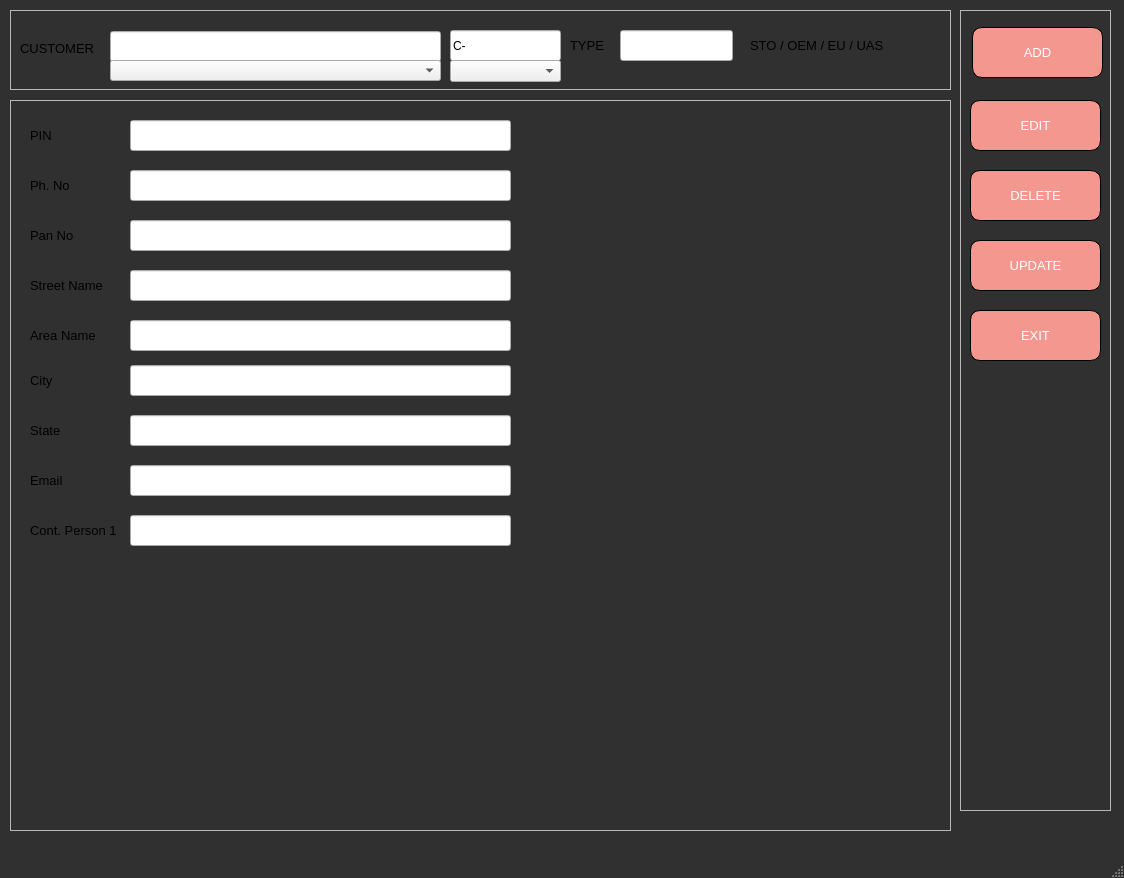
<?xml version="1.0" encoding="UTF-8"?>
<ui version="4.0">
 <class>MainWindow</class>
 <widget class="QMainWindow" name="MainWindow">
  <property name="geometry">
   <rect>
    <x>0</x>
    <y>0</y>
    <width>1124</width>
    <height>878</height>
   </rect>
  </property>
  <property name="windowTitle">
   <string>MainWindow</string>
  </property>
  <property name="styleSheet">
   <string notr="true">QMainWindow{
	background-color:rgb(48, 48, 48);
}</string>
  </property>
  <widget class="QWidget" name="centralwidget">
   <widget class="QFrame" name="frame">
    <property name="geometry">
     <rect>
      <x>10</x>
      <y>10</y>
      <width>941</width>
      <height>80</height>
     </rect>
    </property>
    <property name="frameShape">
     <enum>QFrame::StyledPanel</enum>
    </property>
    <property name="frameShadow">
     <enum>QFrame::Raised</enum>
    </property>
    <widget class="QLabel" name="label">
     <property name="geometry">
      <rect>
       <x>10</x>
       <y>30</y>
       <width>91</width>
       <height>16</height>
      </rect>
     </property>
     <property name="font">
      <font>
       <pointsize>10</pointsize>
      </font>
     </property>
     <property name="text">
      <string>CUSTOMER</string>
     </property>
     <property name="wordWrap">
      <bool>false</bool>
     </property>
    </widget>
    <widget class="QLineEdit" name="C_name">
     <property name="geometry">
      <rect>
       <x>100</x>
       <y>21</y>
       <width>331</width>
       <height>31</height>
      </rect>
     </property>
    </widget>
    <widget class="QLineEdit" name="C_id">
     <property name="geometry">
      <rect>
       <x>440</x>
       <y>20</y>
       <width>111</width>
       <height>31</height>
      </rect>
     </property>
     <property name="text">
      <string>C-</string>
     </property>
    </widget>
    <widget class="QLabel" name="label_2">
     <property name="geometry">
      <rect>
       <x>560</x>
       <y>20</y>
       <width>41</width>
       <height>31</height>
      </rect>
     </property>
     <property name="font">
      <font>
       <pointsize>10</pointsize>
      </font>
     </property>
     <property name="text">
      <string>TYPE</string>
     </property>
    </widget>
    <widget class="QLineEdit" name="C_type">
     <property name="geometry">
      <rect>
       <x>610</x>
       <y>20</y>
       <width>113</width>
       <height>31</height>
      </rect>
     </property>
    </widget>
    <widget class="QLabel" name="label_3">
     <property name="geometry">
      <rect>
       <x>740</x>
       <y>20</y>
       <width>181</width>
       <height>31</height>
      </rect>
     </property>
     <property name="font">
      <font>
       <pointsize>10</pointsize>
      </font>
     </property>
     <property name="text">
      <string>STO / OEM / EU / UAS</string>
     </property>
    </widget>
    <widget class="QComboBox" name="C_id_dropdown">
     <property name="geometry">
      <rect>
       <x>440</x>
       <y>50</y>
       <width>111</width>
       <height>22</height>
      </rect>
     </property>
    </widget>
    <widget class="QComboBox" name="C_name_dropdown">
     <property name="geometry">
      <rect>
       <x>100</x>
       <y>50</y>
       <width>331</width>
       <height>21</height>
      </rect>
     </property>
    </widget>
   </widget>
   <widget class="QFrame" name="frame_2">
    <property name="geometry">
     <rect>
      <x>10</x>
      <y>100</y>
      <width>941</width>
      <height>731</height>
     </rect>
    </property>
    <property name="frameShape">
     <enum>QFrame::StyledPanel</enum>
    </property>
    <property name="frameShadow">
     <enum>QFrame::Raised</enum>
    </property>
    <widget class="QLabel" name="label_4">
     <property name="geometry">
      <rect>
       <x>20</x>
       <y>25</y>
       <width>55</width>
       <height>21</height>
      </rect>
     </property>
     <property name="font">
      <font>
       <pointsize>10</pointsize>
      </font>
     </property>
     <property name="text">
      <string>PIN</string>
     </property>
    </widget>
    <widget class="QLineEdit" name="C_pin">
     <property name="geometry">
      <rect>
       <x>120</x>
       <y>20</y>
       <width>381</width>
       <height>31</height>
      </rect>
     </property>
    </widget>
    <widget class="QLabel" name="label_5">
     <property name="geometry">
      <rect>
       <x>20</x>
       <y>70</y>
       <width>55</width>
       <height>31</height>
      </rect>
     </property>
     <property name="font">
      <font>
       <pointsize>10</pointsize>
      </font>
     </property>
     <property name="text">
      <string>Ph. No</string>
     </property>
    </widget>
    <widget class="QLineEdit" name="C_Ph_no">
     <property name="geometry">
      <rect>
       <x>120</x>
       <y>70</y>
       <width>381</width>
       <height>31</height>
      </rect>
     </property>
     <property name="text">
      <string/>
     </property>
    </widget>
    <widget class="QLabel" name="label_6">
     <property name="geometry">
      <rect>
       <x>20</x>
       <y>120</y>
       <width>81</width>
       <height>31</height>
      </rect>
     </property>
     <property name="font">
      <font>
       <pointsize>10</pointsize>
      </font>
     </property>
     <property name="text">
      <string>Pan No</string>
     </property>
    </widget>
    <widget class="QLineEdit" name="C_pan_no">
     <property name="geometry">
      <rect>
       <x>120</x>
       <y>120</y>
       <width>381</width>
       <height>31</height>
      </rect>
     </property>
     <property name="text">
      <string/>
     </property>
    </widget>
    <widget class="QLabel" name="label_7">
     <property name="geometry">
      <rect>
       <x>20</x>
       <y>175</y>
       <width>131</width>
       <height>21</height>
      </rect>
     </property>
     <property name="font">
      <font>
       <pointsize>10</pointsize>
      </font>
     </property>
     <property name="text">
      <string>Street Name</string>
     </property>
    </widget>
    <widget class="QLineEdit" name="C_street_no">
     <property name="geometry">
      <rect>
       <x>120</x>
       <y>170</y>
       <width>381</width>
       <height>31</height>
      </rect>
     </property>
    </widget>
    <widget class="QLabel" name="label_8">
     <property name="geometry">
      <rect>
       <x>20</x>
       <y>225</y>
       <width>131</width>
       <height>21</height>
      </rect>
     </property>
     <property name="font">
      <font>
       <pointsize>10</pointsize>
      </font>
     </property>
     <property name="text">
      <string>Area Name</string>
     </property>
    </widget>
    <widget class="QLineEdit" name="C_area_no">
     <property name="geometry">
      <rect>
       <x>120</x>
       <y>220</y>
       <width>381</width>
       <height>31</height>
      </rect>
     </property>
    </widget>
    <widget class="QLabel" name="label_9">
     <property name="geometry">
      <rect>
       <x>20</x>
       <y>270</y>
       <width>131</width>
       <height>21</height>
      </rect>
     </property>
     <property name="font">
      <font>
       <pointsize>10</pointsize>
      </font>
     </property>
     <property name="text">
      <string>City</string>
     </property>
    </widget>
    <widget class="QLineEdit" name="C_city">
     <property name="geometry">
      <rect>
       <x>120</x>
       <y>265</y>
       <width>381</width>
       <height>31</height>
      </rect>
     </property>
    </widget>
    <widget class="QLabel" name="label_10">
     <property name="geometry">
      <rect>
       <x>20</x>
       <y>320</y>
       <width>131</width>
       <height>21</height>
      </rect>
     </property>
     <property name="font">
      <font>
       <pointsize>10</pointsize>
      </font>
     </property>
     <property name="text">
      <string>State</string>
     </property>
    </widget>
    <widget class="QLineEdit" name="C_city_2">
     <property name="geometry">
      <rect>
       <x>120</x>
       <y>315</y>
       <width>381</width>
       <height>31</height>
      </rect>
     </property>
    </widget>
    <widget class="QLabel" name="label_11">
     <property name="geometry">
      <rect>
       <x>20</x>
       <y>370</y>
       <width>121</width>
       <height>21</height>
      </rect>
     </property>
     <property name="font">
      <font>
       <pointsize>10</pointsize>
      </font>
     </property>
     <property name="text">
      <string>Email</string>
     </property>
    </widget>
    <widget class="QLineEdit" name="C_email">
     <property name="geometry">
      <rect>
       <x>120</x>
       <y>365</y>
       <width>381</width>
       <height>31</height>
      </rect>
     </property>
    </widget>
    <widget class="QLabel" name="label_12">
     <property name="geometry">
      <rect>
       <x>20</x>
       <y>420</y>
       <width>131</width>
       <height>21</height>
      </rect>
     </property>
     <property name="font">
      <font>
       <pointsize>10</pointsize>
      </font>
     </property>
     <property name="text">
      <string>Cont. Person 1</string>
     </property>
    </widget>
    <widget class="QLineEdit" name="lineEdit_12">
     <property name="geometry">
      <rect>
       <x>120</x>
       <y>415</y>
       <width>381</width>
       <height>31</height>
      </rect>
     </property>
     <property name="text">
      <string/>
     </property>
    </widget>
   </widget>
   <widget class="QFrame" name="frame_3">
    <property name="geometry">
     <rect>
      <x>960</x>
      <y>10</y>
      <width>151</width>
      <height>801</height>
     </rect>
    </property>
    <property name="font">
     <font>
      <pointsize>10</pointsize>
     </font>
    </property>
    <property name="frameShape">
     <enum>QFrame::StyledPanel</enum>
    </property>
    <property name="frameShadow">
     <enum>QFrame::Raised</enum>
    </property>
    <widget class="QPushButton" name="Add_btn">
     <property name="geometry">
      <rect>
       <x>12</x>
       <y>17</y>
       <width>131</width>
       <height>51</height>
      </rect>
     </property>
     <property name="font">
      <font>
       <pointsize>10</pointsize>
      </font>
     </property>
     <property name="styleSheet">
      <string notr="true">QPushButton{
	background-color:#f4978e;
	color:white;
	border-radius:10px;
	border:0.5px solid black;
}
QPushButton:hover{
	background-color:rgb(235, 96, 91);
}
</string>
     </property>
     <property name="text">
      <string>ADD</string>
     </property>
    </widget>
    <widget class="QPushButton" name="Edit_btn">
     <property name="geometry">
      <rect>
       <x>10</x>
       <y>90</y>
       <width>131</width>
       <height>51</height>
      </rect>
     </property>
     <property name="font">
      <font>
       <pointsize>10</pointsize>
      </font>
     </property>
     <property name="styleSheet">
      <string notr="true">QPushButton{
	background-color:#f4978e;
	color:white;
	border-radius:10px;
	border:0.5px solid black;
}
QPushButton:hover{
	background-color:rgb(235, 96, 91);
}
</string>
     </property>
     <property name="text">
      <string>EDIT</string>
     </property>
    </widget>
    <widget class="QPushButton" name="Delete_btn">
     <property name="geometry">
      <rect>
       <x>10</x>
       <y>160</y>
       <width>131</width>
       <height>51</height>
      </rect>
     </property>
     <property name="font">
      <font>
       <pointsize>10</pointsize>
      </font>
     </property>
     <property name="styleSheet">
      <string notr="true">QPushButton{
	background-color:#f4978e;
	color:white;
	border-radius:10px;
	border:0.5px solid black;
}
QPushButton:hover{
	background-color:rgb(235, 96, 91);
}
</string>
     </property>
     <property name="text">
      <string>DELETE</string>
     </property>
    </widget>
    <widget class="QPushButton" name="Update_btn">
     <property name="geometry">
      <rect>
       <x>10</x>
       <y>230</y>
       <width>131</width>
       <height>51</height>
      </rect>
     </property>
     <property name="font">
      <font>
       <pointsize>10</pointsize>
      </font>
     </property>
     <property name="styleSheet">
      <string notr="true">QPushButton{
	background-color:#f4978e;
	color:white;
	border-radius:10px;
	border:0.5px solid black;
}
QPushButton:hover{
	background-color:rgb(235, 96, 91);
}

</string>
     </property>
     <property name="text">
      <string>UPDATE</string>
     </property>
    </widget>
    <widget class="QPushButton" name="Exit_btn">
     <property name="geometry">
      <rect>
       <x>10</x>
       <y>300</y>
       <width>131</width>
       <height>51</height>
      </rect>
     </property>
     <property name="font">
      <font>
       <pointsize>10</pointsize>
      </font>
     </property>
     <property name="styleSheet">
      <string notr="true">QPushButton{
	background-color:#f4978e;
	color:white;
	border-radius:10px;
	border:0.5px solid black;
}
QPushButton:hover{
	background-color:rgb(235, 96, 91);
}
</string>
     </property>
     <property name="text">
      <string>EXIT</string>
     </property>
    </widget>
   </widget>
  </widget>
  <widget class="QMenuBar" name="menubar">
   <property name="geometry">
    <rect>
     <x>0</x>
     <y>0</y>
     <width>1124</width>
     <height>26</height>
    </rect>
   </property>
  </widget>
  <widget class="QStatusBar" name="statusbar"/>
 </widget>
 <resources/>
 <connections/>
</ui>
